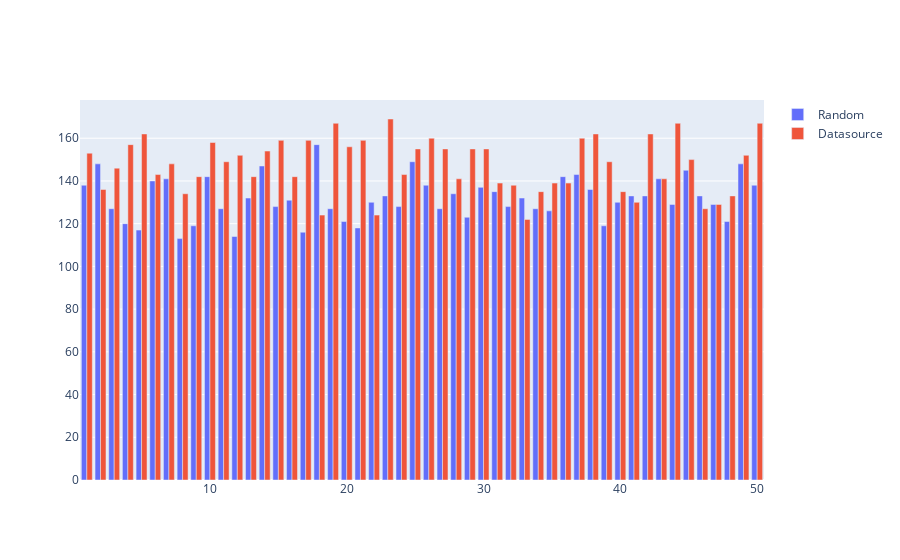

The notebook cell this image was saved under:
### Code cell
# count values in dataframes
countLittle = count_numbers(dfLittleDraw)
countDfWin = count_numbers(dfWin)
# trace the chart
fig = go.Figure()
fig.add_trace(go.Bar(x=countLittle.index, y=countLittle.values, name='Random'))
fig.add_trace(go.Bar(x=countDfWin.index, y=countDfWin.values, name='Datasource'))
fig.show()

### Figure 1 — Plotly figure (JSON) as saved in the notebook; plotly's stock layout.template omitted (floating-point values rounded to 4 significant figures)
{"data": [{"name": "Random", "type": "bar", "x": [1, 2, 3, 4, 5, 6, 7, 8, 9, 10, 11, 12, 13, 14, 15, 16, 17, 18, 19, 20, 21, 22, 23, 24, 25, 26, 27, 28, 29, 30, 31, 32, 33, 34, 35, 36, 37, 38, 39, 40, 41, 42, 43, 44, 45, 46, 47, 48, 49, 50], "y": [138, 148, 127, 120, 117, 140, 141, 113, 119, 142, 127, 114, 132, 147, 128, 131, 116, 157, 127, 121, 118, 130, 133, 128, 149, 138, 127, 134, 123, 137, 135, 128, 132, 127, 126, 142, 143, 136, 119, 130, 133, 133, 141, 129, 145, 133, 129, 121, 148, 138]}, {"name": "Datasource", "type": "bar", "x": [1, 2, 3, 4, 5, 6, 7, 8, 9, 10, 11, 12, 13, 14, 15, 16, 17, 18, 19, 20, 21, 22, 23, 24, 25, 26, 27, 28, 29, 30, 31, 32, 33, 34, 35, 36, 37, 38, 39, 40, 41, 42, 43, 44, 45, 46, 47, 48, 49, 50], "y": [153, 136, 146, 157, 162, 143, 148, 134, 142, 158, 149, 152, 142, 154, 159, 142, 159, 124, 167, 156, 159, 124, 169, 143, 155, 160, 155, 141, 155, 155, 139, 138, 122, 135, 139, 139, 160, 162, 149, 135, 130, 162, 141, 167, 150, 127, 129, 133, 152, 167]}], "layout": {}}
